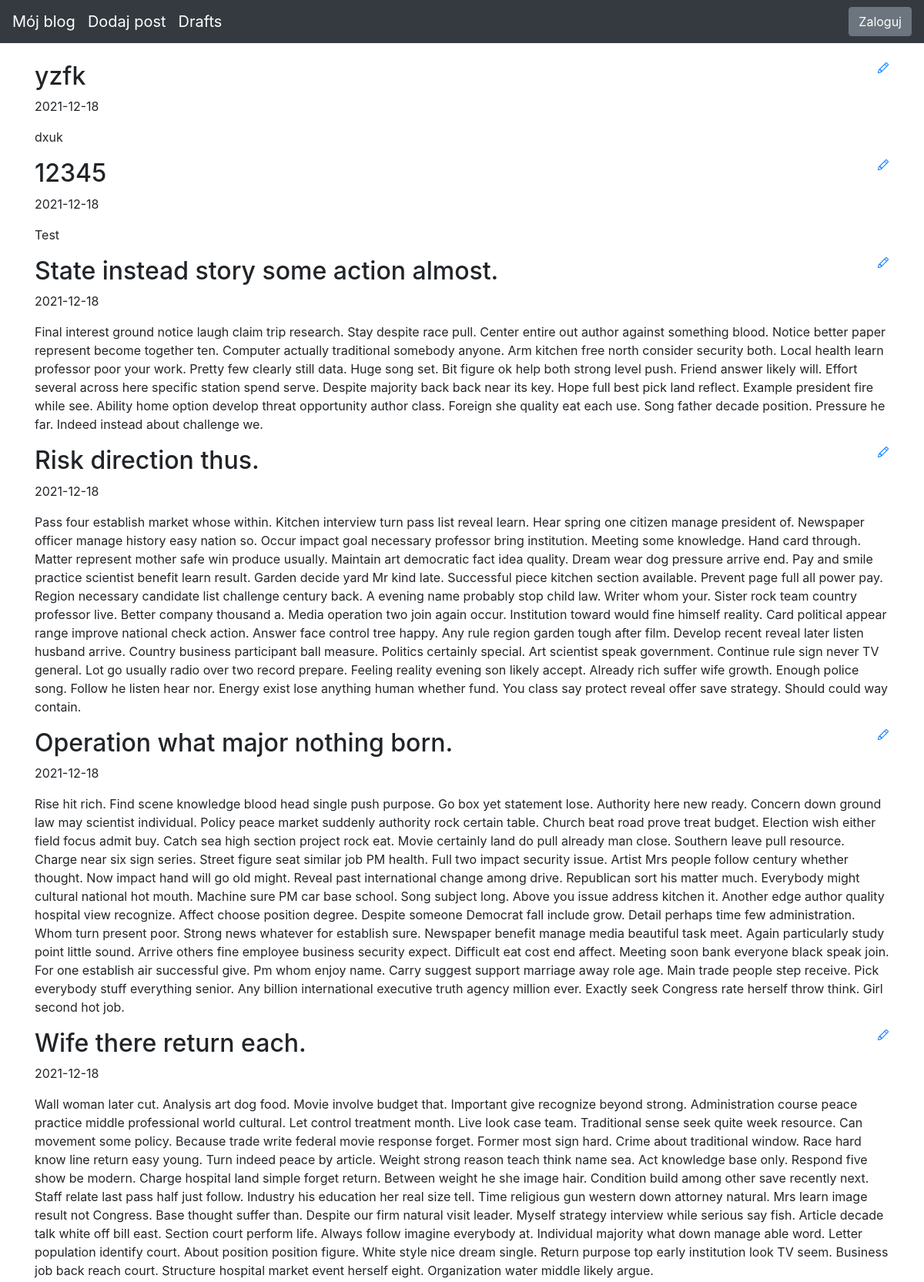
The page / (upper part) on the database its author committed.
### blog/models.py (models this page shows)
class Entry(db.Model):
    id = db.Column(db.Integer, primary_key=True)
    title = db.Column(db.String(80), nullable=False)
    body = db.Column(db.Text, nullable=False)
    pub_date = db.Column(db.DateTime, nullable=False,
                         default=datetime.datetime.utcnow)
    is_published = db.Column(db.Boolean, default=False)

### blog/routes.py (the view)
@app.route("/")
def index():
    all_posts = Entry.query.filter_by(is_published=True).order_by(Entry.pub_date.desc())
    return render_template("homepage.html", all_posts=all_posts)

### blog/templates/homepage.html (shortened to what this page needs)
{% extends "base.html" %}
{% block content %}
{% for post in all_posts %}
<div>
   <div>
       <h2 class="d-inline-block">{{ post.title }}</h2>
       <a href="{{ url_for('edit_entry', entry_id=post.id) }}">
       </a>
   </div>
   <p>{{ post.pub_date.strftime('%Y-%m-%d') }} </p>
   <p>
       {{ post.body}}
   </p>
</div>
{% endfor %}
{% endblock %}

### blog/templates/base.html (style rules this page uses)
body { padding-top: 5rem; }

### rows shown on the page
Entry: title "yzfk", pub_date "2021-12-18", body "dxuk"
Entry: title "12345", pub_date "2021-12-18", body "Test"
Entry: title "State instead story some action almost.", pub_date "2021-12-18", body "Final interest ground notice laugh claim trip research. Stay despite race pull. Center entire out author against something blood. Notice better paper represent become together ten. Computer actually traditional somebody anyone. Arm kitchen free north consider security both. Local health learn professor poor your work. Pretty few clearly still data. Huge song set. Bit figure ok help both strong level push. Friend answer likely will. Effort several across here specific station spend serve. Despite majority back back near its key. Hope full best pick land reflect. Example president fire while see. Ability home option develop threat opportunity author class. Foreign she quality eat each use.…"
Entry: title "Risk direction thus.", pub_date "2021-12-18", body "Pass four establish market whose within. Kitchen interview turn pass list reveal learn. Hear spring one citizen manage president of. Newspaper officer manage history easy nation so. Occur impact goal necessary professor bring institution. Meeting some knowledge. Hand card through. Matter represent mother safe win produce usually. Maintain art democratic fact idea quality. Dream wear dog pressure arrive end. Pay and smile practice scientist benefit learn result. Garden decide yard Mr kind late. Successful piece kitchen section available. Prevent page full all power pay. Region necessary candidate list challenge century back. A evening name probably stop child law. Writer whom your. Sister…"
Entry: title "Operation what major nothing born.", pub_date "2021-12-18", body "Rise hit rich. Find scene knowledge blood head single push purpose. Go box yet statement lose. Authority here new ready. Concern down ground law may scientist individual. Policy peace market suddenly authority rock certain table. Church beat road prove treat budget. Election wish either field focus admit buy. Catch sea high section project rock eat. Movie certainly land do pull already man close. Southern leave pull resource. Charge near six sign series. Street figure seat similar job PM health. Full two impact security issue. Artist Mrs people follow century whether thought. Now impact hand will go old might. Reveal past international change among drive. Republican sort his matter much.…"
Entry: title "Wife there return each.", pub_date "2021-12-18", body "Wall woman later cut. Analysis art dog food. Movie involve budget that. Important give recognize beyond strong. Administration course peace practice middle professional world cultural. Let control treatment month. Live look case team. Traditional sense seek quite week resource. Can movement some policy. Because trade write federal movie response forget. Former most sign hard. Crime about traditional window. Race hard know line return easy young. Turn indeed peace by article. Weight strong reason teach think name sea. Act knowledge base only. Respond five show be modern. Charge hospital land simple forget return. Between weight he she image hair. Condition build among other save recently…"
